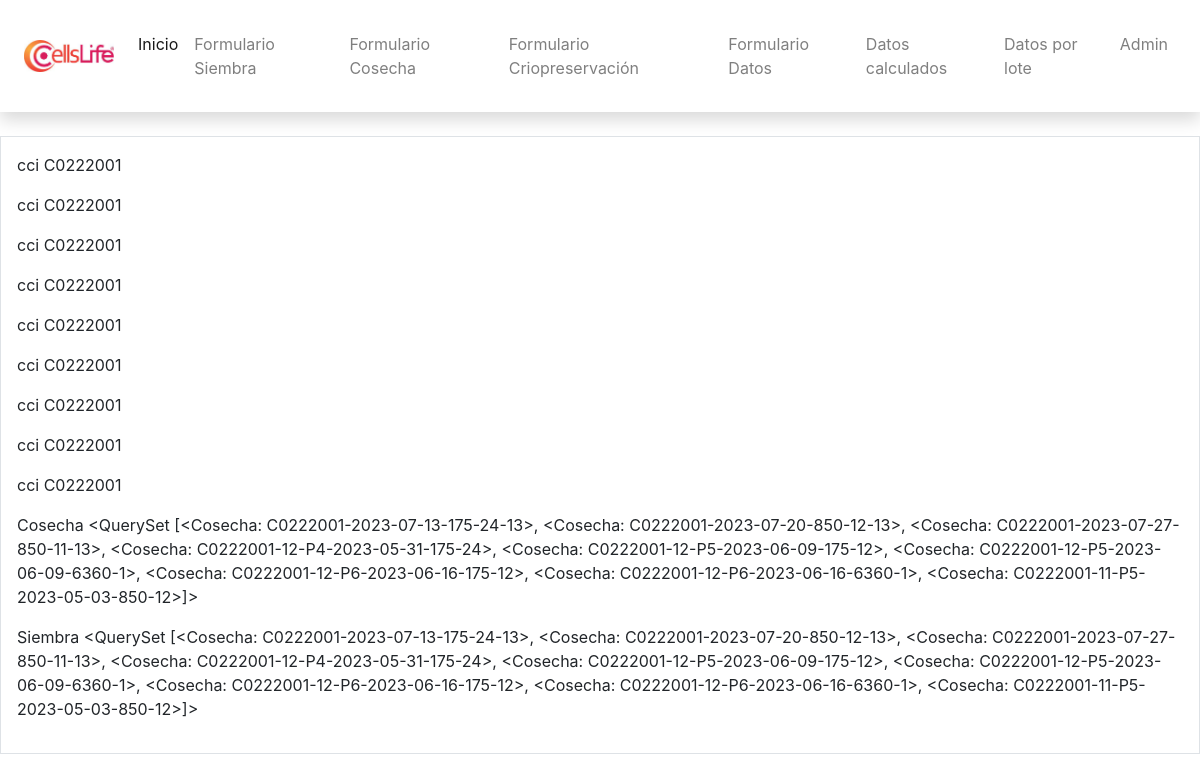
The app's page /lotes/, older data.
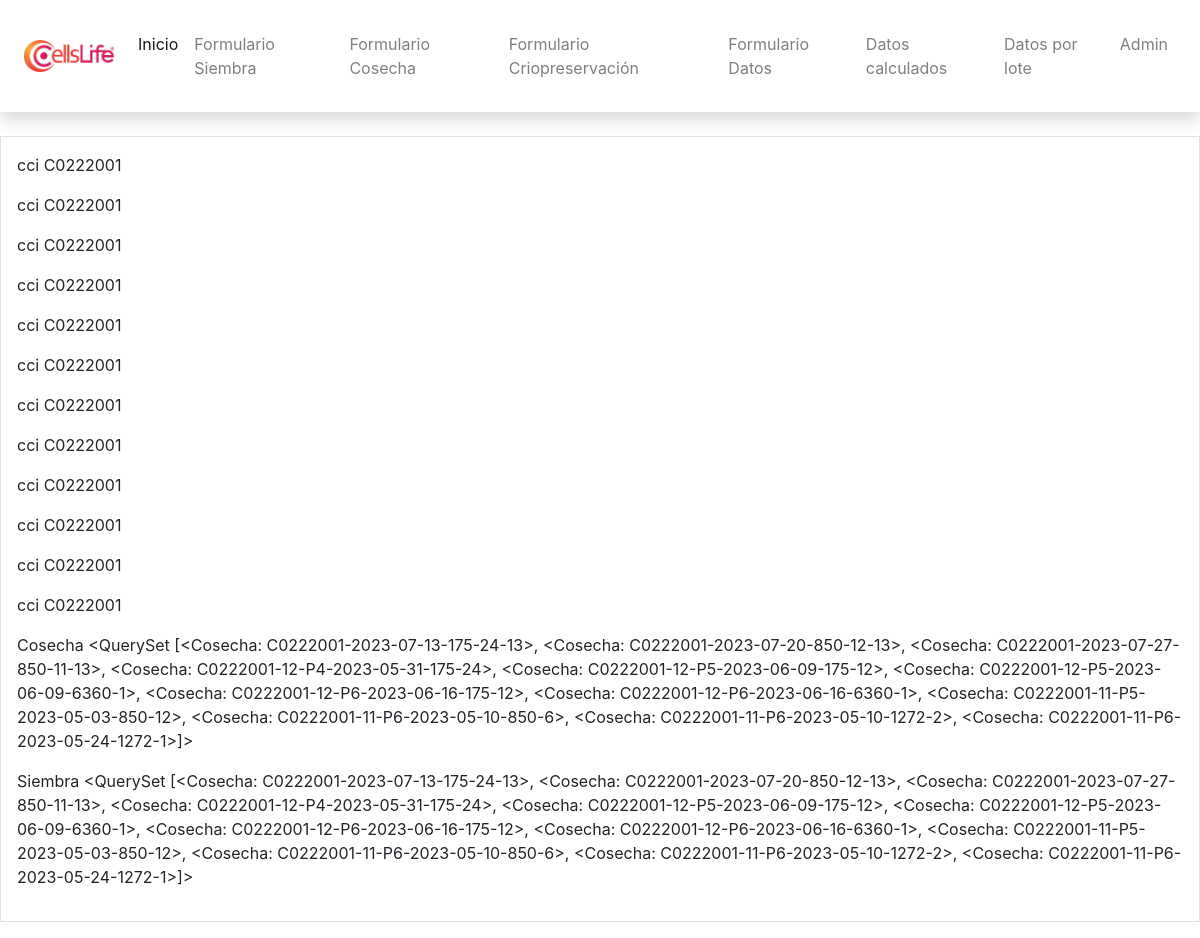
The same page, newer data.
### formularios/models.py (models this page shows, shortened)
class Cosecha(models.Model):
    cci = models.CharField(max_length=10, default="")
    loteCosecha = models.CharField(default="", max_length=50)
    fechaCosecha = models.DateField()
    paseCosecha = models.CharField(choices=[('P0', 'P0'),('P1', 'P1'), ('P2', 'P2'), ('P3', 'P3'), ('P4', 'P4'), ('P5', 'P5'), ('P6', 'P6'), ('P7', 'P7')] , max_length=10)
    areaFrascosCosecha = models.IntegerField(choices=[(25, 'T25'), (75, 'T75'), (175, 'T175'), (850, 'CR Liso'), (2125, 'CR Corrugado'),(1272, 'CS 2p'), (3180, 'CS 5p'), (6360, 'CS 10p'), (500, 'TripleFlask'), (0, 'Crioviales')])
    numFrascosCosecha = models.IntegerField()
    confluenciaCosecha = models.FloatField()
    tiempoCultivoDias = models.IntegerField()
    numCelulasObtenidas = models.FloatField()
    viabilidadCosecha = models.IntegerField()
    siembra = models.ForeignKey(Siembra, on_delete=models.CASCADE)
    densidadCosecha = models.IntegerField()
    totalObtenidas = models.FloatField()
    cosechaId = models.CharField(max_length=50, unique=True, primary_key=True)
    def __str__(self):
        return self.cosechaId

### formularios/views.py (the view)
# urls.py: path('lotes/', views.lotes, name='lotes'),
def lotes(request):
    datosCosecha = models.Cosecha.objects.all()
    datosSiembra = models.Siembra.objects.all()
    return render(request, 'formularios/lotes.html', {'datosCosecha':datosCosecha, 'datosSiembra':datosSiembra})

### formularios/templates/formularios/lotes.html (shortened to what this page needs)
{% extends 'formularios/base.html' %}
{% block content %}
{% for c in datosCosecha %}
<p> cci {{c.cci}}</p>
{% endfor %}
<p> Cosecha {{ datosCosecha}}</p>
<p> Siembra {{ datosCosecha}}</p>
{% endblock %}

Row changes from the older to the newer data that the page shows:
computed for Cosecha: cosechaId.cosechaId "…C0222001-12-P6-2023-06-16-175-12>, <Cosecha: C0222001-12-P6-2023-06-16-6360-1>, <Cosecha: C0222001-11-P5-2023-05-03-850-12>]>" → "…C0222001-12-P6-2023-06-16-175-12>, <Cosecha: C0222001-12-P6-2023-06-16-6360-1>, <Cosecha: C0222001-11-P5-2023-05-03-850-12>, <Cosecha: C0222001-11-P6-2023-05-10-850-6>, <Cosecha: C0222001-11-P6-2023-05-10-1272-2>, <Cosecha: C0222001-11-P6-2023-05-24-1272-1>]>"
added Cosecha: cci "C0222001"
added Cosecha: cci "C0222001"
added Cosecha: cci "C0222001"
